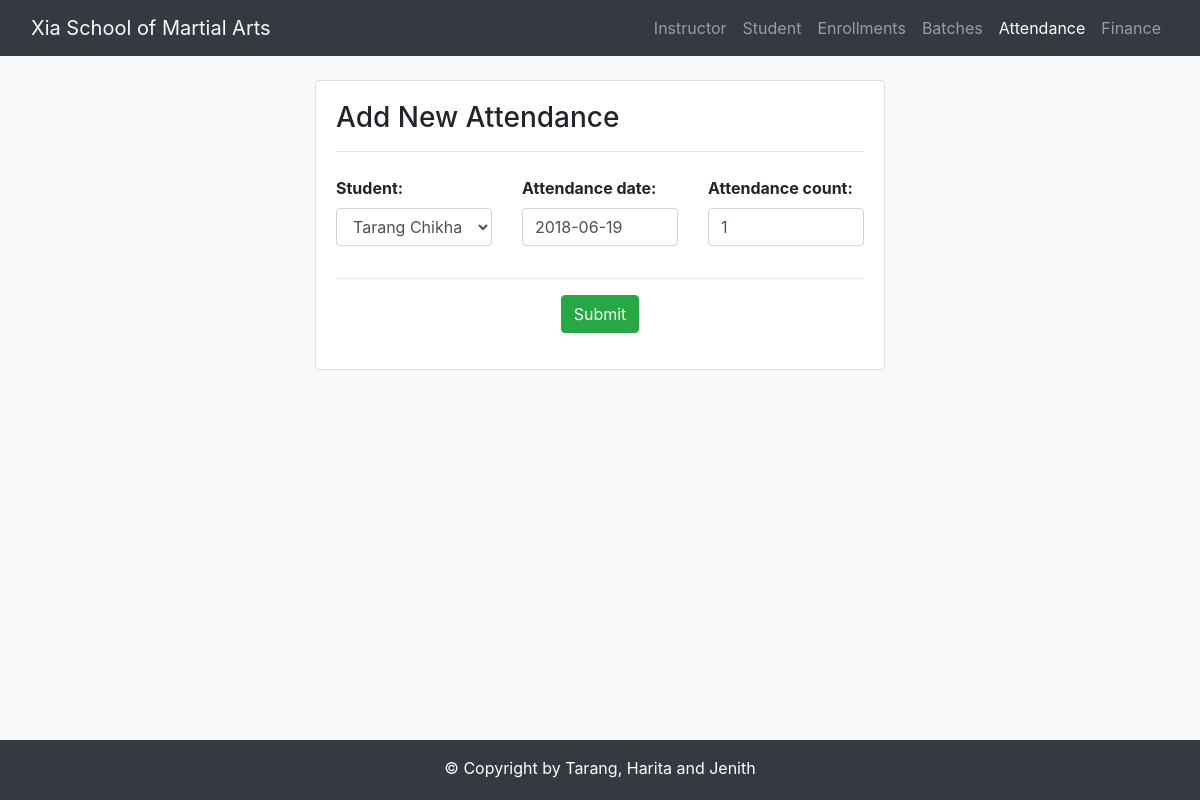
Page /attend/update/4 on the committed database.
### student/models.py (models this page shows, shortened)
class Attendance(models.Model):
    attendance_date = models.DateField(max_length=20, default=timezone.now)
    attendance_count = models.IntegerField(default=1)
    student = models.ForeignKey(Student,null=True, blank=True, on_delete=models.CASCADE, related_name='attendances')

### student/views.py (the view)
# urls.py: path('attend/update/<pk>', views.AttendanceUpdate.as_view(), name='attend-update'),
class AttendanceUpdate(UpdateView):
    model = Attendance
    fields = ['student', 'attendance_date', 'attendance_count']

### student/models.py (called while the page is built)
    def __str__(self):
        return self.first_name +" " + self.last_name

### student/templates/student/attendance_form.html (shortened to what this page needs)
{% extends 'student/base.html' %}
{% load staticfiles%}
{% block activeattend %}active{% endblock %}
{% block body %}
<div class="container-fluid bg-light" style="margin-top:24px;margin-bottom: 12px">
    <div class="row justify-content-center">
        <div class="col-md-6 col-md-offset-2">
            <div class="card">
                <div class="card-body">
                    <h3>Add New Attendance</h3>
                    <hr>
                    <div class="form-group" style="margin-top:24px">
                        <form class="form-horizontal" role="form" action="" method="post" enctype="multipart/form-data">
                            {% include 'student/form_template.html' %}
                            <div class="form-group">
                                <div class="text-center">
                                    <button type="submit" class="btn btn-success">Submit</button>
                                </div>
                            </div>
                        </form>
                    </div>
                </div>
            </div>
        </div>
    </div>
</div>
{% endblock %}

### student/templates/student/form_template.html (shortened to what this page needs)
<div class="row">
    {% for field in form %}
        <div class="col-md-4">
            <div class="form-group">
                {{ field.label_tag }}
                {{ field }}
            </div>
        </div>
    {% endfor %}
</div>
<hr>

### student/templates/student/attendance_form.html (style rules this page uses)
label { font-weight: bold; }

### rows in the picture
Attendance: form "Tarang Chikhalia" "2018-06-19" "1"

### other values in the picture
{{ field.label_tag }} "Student:" "Attendance date:" "Attendance count:"
